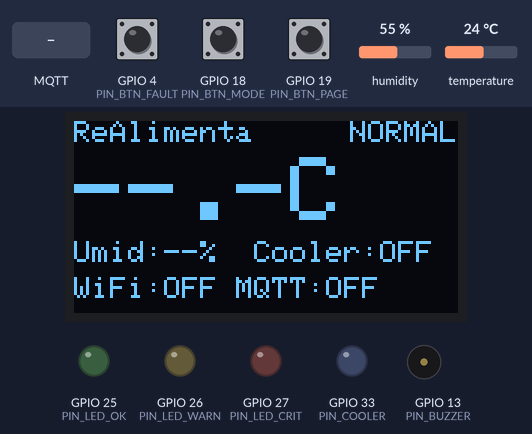
Recording of a sketch running on a simulated ESP32. Parts: 128×64 one-colour display, output pins drawn as LEDs (lit = HIGH), buzzer (waves = sounding). Dashed ring = blinking. Inputs (shaded band) come from the test bench; at power-on: temperature 24 °C, GPIO 4 (PIN_BTN_FAULT) HIGH, GPIO 18 (PIN_BTN_MODE) HIGH, GPIO 19 (PIN_BTN_PAGE) HIGH, humidity 55 %. WiFi joins after 1.5 s; servers stay silent unless stated; no MQTT or app messages arrive unless stated; what the sketch prints to the serial monitor is not drawn.

Above: at 1.2 s.
1.3 s: temperature set to 8.7 °C
At 2.6 s:
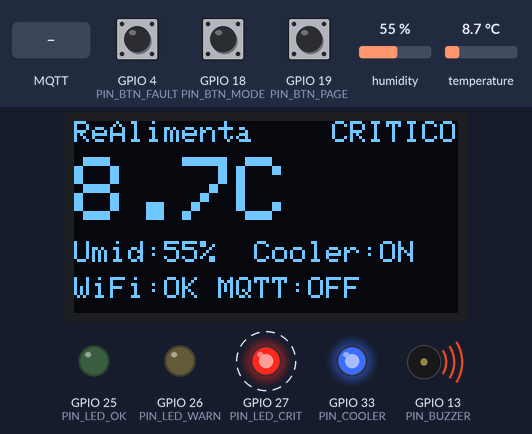
3.9 s: temperature set to 7.1 °C
At 6.1 s:
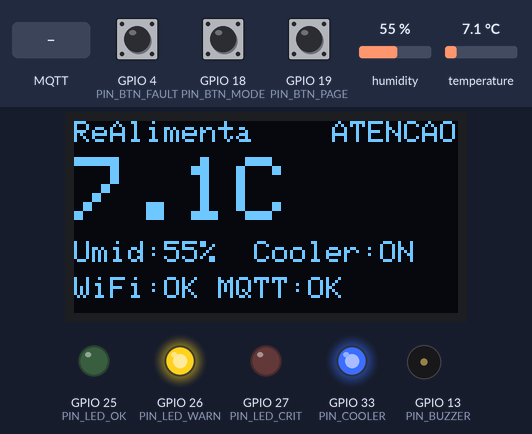
6.5 s: MQTT message "2" arrives on the second subscribed topic
At 7.3 s:
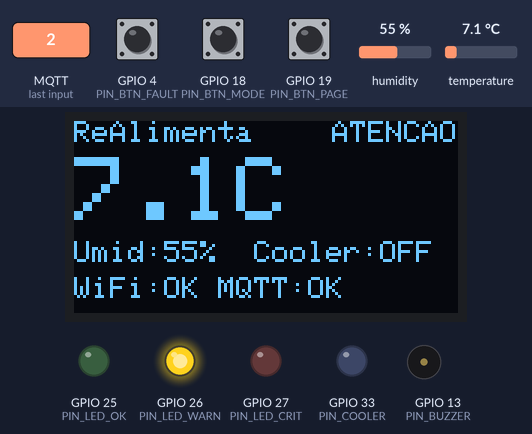
8.0 s: temperature set to 12 °C
At 9.0 s:
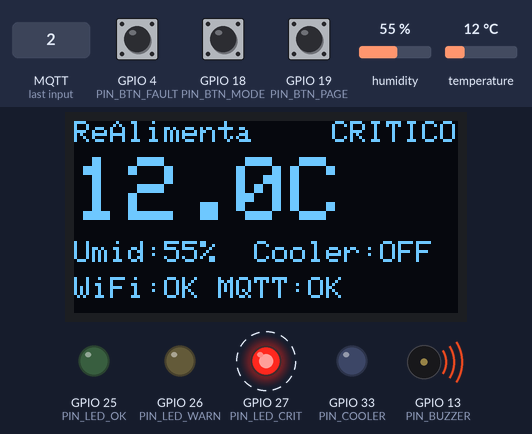
10.3 s: GPIO 4 (PIN_BTN_FAULT) pulled LOW for 0.15 s
At 10.6 s:
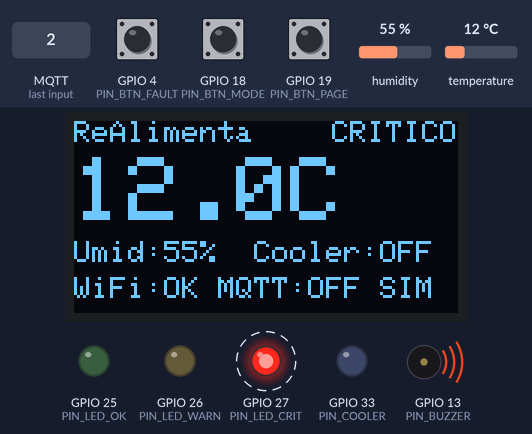
12.7 s: GPIO 18 (PIN_BTN_MODE) pulled LOW for 0.15 s
At 13.8 s:
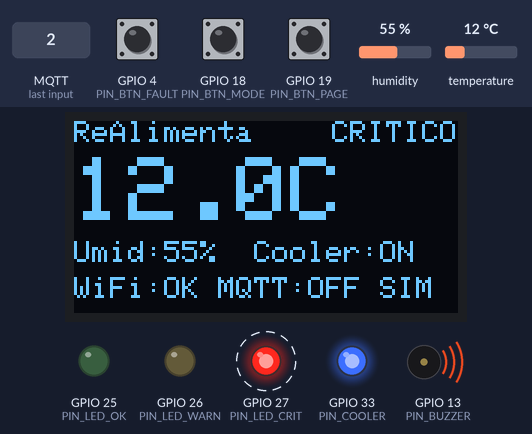
Timing chart, 0 to 16.1 s (numbered marks = the images above; inputs shaded):
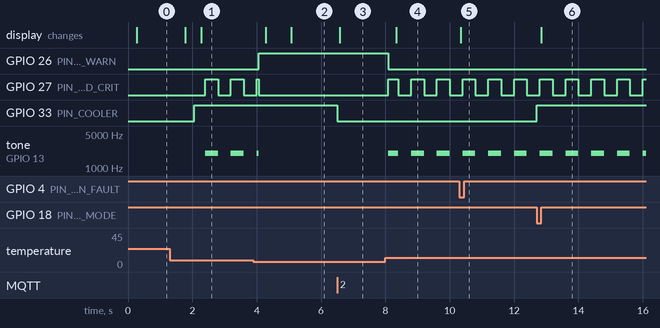

The sketch:

sketch.ino
```cpp
// ReAlimenta - monitor de câmara fria (ESP32 + Wokwi)
// Fluxo: tarefa de amostragem -> fila -> loop() (lógica de borda, display, MQTT). Sem delay().
#include <Arduino.h>
#include <esp_system.h>
#include "config.h"
#include "types.h"
#include "sensor.h"
#include "actuator.h"
#include "buttons.h"
#include "display_ui.h"
#include "connectivity.h"
#include "watchdog.h"

struct WindowStats { float sumT; float sumH; float maxT; uint16_t n; };

static Settings cfg = { SETPOINT_DEFAULT_C, HYSTERESIS_C, WARN_C, CRIT_C, CoolerMode::AUTO };
static ActuatorStatus act = { false, false, TempState::OK };
static Sample lastSample = { 0, 0, 0, 0, false };
static bool hasSample = false;
static WindowStats win = { 0, 0, -1000.0f, 0 };
static uint32_t lastPublishMs = 0, lastDisplayMs = 0, lastPublishOkMs = 0;
static bool everPublished = false;
static const char* resetReason = "?";

static const char* readResetReason() {
  switch (esp_reset_reason()) {
    case ESP_RST_POWERON: return "POWER";
    case ESP_RST_TASK_WDT: return "WDT";
    case ESP_RST_INT_WDT: return "WDT-I";
    case ESP_RST_PANIC: return "PANIC";
    case ESP_RST_BROWNOUT: return "BROWN";
    default: return "OUTRO";
  }
}

static void resetWindow() { win.sumT = 0; win.sumH = 0; win.maxT = -1000.0f; win.n = 0; }

static void onSample(const Sample& s) {
  lastSample = s;
  hasSample = true;
  act = actuatorEvaluate(s, cfg);
  if (s.valid) {
    win.sumT += s.tempC; win.sumH += s.humidity; win.n++;
    if (s.tempC > win.maxT) win.maxT = s.tempC;
  }
  Serial.printf("[SENS] T=%.1fC U=%.1f%% periodo=%.3fms estado=%s cooler=%s\n",
                s.tempC, s.humidity, s.periodUs / 1000.0f, toString(act.state), act.coolerOn ? "ON" : "OFF");
}

// Configuração remota (ThingSpeak, campo do canal de comandos). Valores fora do limite são recusados.
static void onRemoteCommand(const RemoteCommand& c) {
  if (c.type == CommandType::SET_SETPOINT) {
    if (c.value < SETPOINT_MIN_C || c.value > SETPOINT_MAX_C) { Serial.printf("[CMD] setpoint %.1f recusado\n", c.value); return; }
    cfg.setpointC = c.value;
    Serial.printf("[CMD] setpoint = %.1fC\n", c.value);
  } else {
    int m = (int)(c.value + 0.5f);
    if (m < 0 || m > 2) { Serial.printf("[CMD] modo %d recusado\n", m); return; }
    cfg.mode = static_cast<CoolerMode>(m);
    Serial.printf("[CMD] modo = %s\n", toString(cfg.mode));
  }
  act = actuatorReapply(cfg);
}

static void onButton(ButtonEvent ev) {
  switch (ev) {
    case ButtonEvent::MODE:  // AUTO -> LIGADO -> DESLIGADO -> AUTO
      cfg.mode = static_cast<CoolerMode>((static_cast<uint8_t>(cfg.mode) + 1) % 3);
      act = actuatorReapply(cfg);
      Serial.printf("[BTN] modo = %s\n", toString(cfg.mode));
      break;
    case ButtonEvent::PAGE: displayTogglePage(); break;
    case ButtonEvent::FAULT:
      connectivityCycleFault();
      Serial.printf("[BTN] falha simulada = %d\n", (int)connectivityFault());
      break;
  }
}

static void publishWindow(uint32_t now) {
  Telemetry t;
  t.tempAvg = win.n ? win.sumT / win.n : NAN;  // média do período: dado já processado na borda
  t.humAvg = win.n ? win.sumH / win.n : NAN;
  t.tempMax = win.n ? win.maxT : NAN;
  t.coolerOn = act.coolerOn; t.setpointC = cfg.setpointC; t.mode = cfg.mode; t.state = act.state;
  t.rssi = connectivityRssi();
  if (connectivityPublish(t)) { everPublished = true; lastPublishOkMs = now; Serial.println("[MQTT] telemetria enviada"); }
  else Serial.println("[MQTT] offline: envio descartado");
  resetWindow();  // cada envio resume somente o período corrente
}

static void renderUi() {
  UiModel m;
  m.last = lastSample; m.hasSample = hasSample; m.cfg = cfg; m.act = act;
  m.link = connectivityState(); m.fault = connectivityFault();
  m.secondsSincePublish = everPublished ? (int32_t)((millis() - lastPublishOkMs) / 1000) : -1;
  m.resetReason = resetReason;
  displayRender(m);
}

void setup() {
  Serial.begin(115200);
  resetReason = readResetReason();
  Serial.printf("\n[BOOT] ReAlimenta IoT | motivo do reset: %s\n", resetReason);
  wdtBegin();
  displayBegin();
  actuatorBegin();
  buttonsBegin();
  connectivityBegin(onRemoteCommand);
  if (!sensorBegin()) Serial.println("[ERRO] falha ao criar a tarefa do sensor");
}

void loop() {
  uint32_t now = millis();
  wdtFeed();

  Sample s;
  while (sensorReceive(s)) onSample(s);

  ButtonEvent ev;
  while (buttonsPoll(ev)) onButton(ev);

  connectivityLoop(now);

  if (now - lastPublishMs >= PUBLISH_PERIOD_MS) { lastPublishMs = now; publishWindow(now); }

  actuatorTick(now);

  if (now - lastDisplayMs >= DISPLAY_PERIOD_MS) { lastDisplayMs = now; renderUi(); }

#ifdef WDT_TEST_HANG
  if (now > 40000) { Serial.println("[TESTE] travando o loop de propósito..."); while (true) {} }
#endif
}
```

actuator.cpp
```cpp
#include "actuator.h"
#include <esp_arduino_version.h>
#include "config.h"

static ActuatorStatus st = { false, false, TempState::OK };
static bool coolerOn = false;
static uint8_t invalidCount = 0;
static bool haveTemp = false;
static float lastTemp = 0;
static bool buzzerActive = false;
static const uint8_t BUZZER_CH = 0;

static void buzzerInit() {
#if ESP_ARDUINO_VERSION_MAJOR >= 3
  ledcAttach(PIN_BUZZER, 2000, 8);
#else
  ledcSetup(BUZZER_CH, 2000, 8);
  ledcAttachPin(PIN_BUZZER, BUZZER_CH);
#endif
}
static void buzzerSet(bool on) {
  if (on == buzzerActive) return;
  buzzerActive = on;
  uint32_t f = on ? 2000 : 0;
#if ESP_ARDUINO_VERSION_MAJOR >= 3
  ledcWriteTone(PIN_BUZZER, f);
#else
  ledcWriteTone(BUZZER_CH, f);
#endif
}

void actuatorBegin() {
  const uint8_t outs[] = { PIN_LED_OK, PIN_LED_WARN, PIN_LED_CRIT, PIN_COOLER };
  for (uint8_t p : outs) { pinMode(p, OUTPUT); digitalWrite(p, LOW); }
  buzzerInit();
}

static TempState classify(float t, const Settings& c) {
  if (t >= c.critC) return TempState::CRITICAL;
  if (t >= c.warnC) return TempState::ATTENTION;
  return TempState::OK;
}

static ActuatorStatus decide(const Settings& c) {
  switch (c.mode) {
    case CoolerMode::FORCED_ON:  coolerOn = true;  break;
    case CoolerMode::FORCED_OFF: coolerOn = false; break;
    default:  // AUTO
      if (st.state == TempState::SENSOR_FAIL || st.state == TempState::CRITICAL) {
        coolerOn = true;  // falha segura: sem leitura confiável ou temperatura crítica, refrigera
      } else if (haveTemp) {
        if (lastTemp >= c.setpointC + c.hysteresisC) coolerOn = true;
        else if (lastTemp <= c.setpointC - c.hysteresisC) coolerOn = false;
      }
  }
  st.coolerOn = coolerOn;
  st.alarmOn = (st.state == TempState::CRITICAL || st.state == TempState::SENSOR_FAIL);
  digitalWrite(PIN_COOLER, coolerOn);
  digitalWrite(PIN_LED_OK, st.state == TempState::OK);
  digitalWrite(PIN_LED_WARN, st.state == TempState::ATTENTION);
  return st;
}

ActuatorStatus actuatorEvaluate(const Sample& s, const Settings& c) {
  if (s.valid) {
    invalidCount = 0;
    haveTemp = true;
    lastTemp = s.tempC;
    st.state = classify(s.tempC, c);
  } else if (++invalidCount >= SENSOR_FAIL_SAMPLES) {
    invalidCount = SENSOR_FAIL_SAMPLES;
    st.state = TempState::SENSOR_FAIL;
  }
  return decide(c);
}

ActuatorStatus actuatorReapply(const Settings& c) { return decide(c); }

void actuatorTick(uint32_t nowMs) {
  bool phase = st.alarmOn && ((nowMs / ALARM_BLINK_MS) % 2 == 0);
  digitalWrite(PIN_LED_CRIT, phase);
  buzzerSet(phase);
}
```

actuator.h
```cpp
#pragma once
#include "types.h"
void actuatorBegin();
// Lógica de borda: classifica a temperatura e decide o cooler (histerese + falha segura).
ActuatorStatus actuatorEvaluate(const Sample& s, const Settings& cfg);
// Reaplica a decisão quando só os parâmetros mudaram (comando remoto, botão).
ActuatorStatus actuatorReapply(const Settings& cfg);
// Pisca o LED crítico e o buzzer sem bloquear.
void actuatorTick(uint32_t nowMs);
```

buttons.cpp
```cpp
#include "buttons.h"
#include <freertos/FreeRTOS.h>
#include <freertos/queue.h>
#include "config.h"

struct ButtonCfg {
  uint8_t pin;
  ButtonEvent ev;
  volatile uint32_t lastMs;
};
static ButtonCfg buttons[] = {
  { PIN_BTN_MODE, ButtonEvent::MODE, 0 },
  { PIN_BTN_PAGE, ButtonEvent::PAGE, 0 },
  { PIN_BTN_FAULT, ButtonEvent::FAULT, 0 },
};
static QueueHandle_t evQueue = nullptr;

// ISR: descarta bordas que chegam antes de DEBOUNCE_MS do último evento aceito
static void IRAM_ATTR onButton(void* arg) {
  ButtonCfg* b = static_cast<ButtonCfg*>(arg);
  uint32_t now = millis();
  if (now - b->lastMs < DEBOUNCE_MS) return;
  b->lastMs = now;
  BaseType_t woken = pdFALSE;
  xQueueSendFromISR(evQueue, &b->ev, &woken);
  if (woken) portYIELD_FROM_ISR();
}

void buttonsBegin() {
  evQueue = xQueueCreate(8, sizeof(ButtonEvent));
  for (ButtonCfg& b : buttons) {
    pinMode(b.pin, INPUT_PULLUP);
    attachInterruptArg(b.pin, onButton, &b, FALLING);
  }
}

bool buttonsPoll(ButtonEvent& ev) {
  return evQueue && xQueueReceive(evQueue, &ev, 0) == pdTRUE;
}
```

buttons.h
```cpp
#pragma once
#include "types.h"
// Botões com interrupção (FALLING) + debounce por tempo dentro da ISR.
void buttonsBegin();
bool buttonsPoll(ButtonEvent& ev);  // não bloqueia
```

connectivity.cpp
```cpp
#include "connectivity.h"
#include <WiFi.h>
#include <PubSubClient.h>
#include "config.h"
#if __has_include("secrets.h")
#include "secrets.h"
#else
#error "Copie include/secrets.example.h para include/secrets.h e preencha as credenciais."
#endif

static WiFiClient netClient;
static PubSubClient mqtt(netClient);
static LinkState link = LinkState::WIFI_DOWN;
static FaultSim fault = FaultSim::NONE;
static CommandHandler handler = nullptr;
static uint32_t lastWifiTry = 0, lastMqttTry = 0;
static bool wifiStarted = false;
static char topicPublish[64], topicSetpoint[80], topicMode[80];

// Recepção de configuração: ThingSpeak entrega o valor do campo como texto puro.
static void onMessage(char* topic, byte* payload, unsigned int len) {
  char buf[16];
  if (len == 0 || len >= sizeof(buf)) return;
  memcpy(buf, payload, len);
  buf[len] = 0;
  char* end = nullptr;
  float v = strtof(buf, &end);
  if (end == buf || !handler) return;
  RemoteCommand c;
  if (strcmp(topic, topicSetpoint) == 0) c.type = CommandType::SET_SETPOINT;
  else if (strcmp(topic, topicMode) == 0) c.type = CommandType::SET_MODE;
  else return;
  c.value = v;
  handler(c);
}

void connectivityBegin(CommandHandler h) {
  handler = h;
  snprintf(topicPublish, sizeof(topicPublish), "channels/%s/publish", TS_CH_TELEMETRY);
  snprintf(topicSetpoint, sizeof(topicSetpoint), "channels/%s/subscribe/fields/field1", TS_CH_COMMANDS);
  snprintf(topicMode, sizeof(topicMode), "channels/%s/subscribe/fields/field2", TS_CH_COMMANDS);
  WiFi.mode(WIFI_STA);
  WiFi.setAutoReconnect(false);  // a reconexão é controlada pela máquina de estados
  mqtt.setServer(MQTT_HOST, MQTT_PORT);
  mqtt.setCallback(onMessage);
  mqtt.setSocketTimeout(3);  // limita o bloqueio do connect() (watchdog = 10 s)
  mqtt.setKeepAlive(30);
}

void connectivityLoop(uint32_t now) {
  if (fault == FaultSim::WIFI_BLOCKED) {  // falha simulada: derruba o WiFi e não reconecta
    if (mqtt.connected()) mqtt.disconnect();
    if (wifiStarted) { WiFi.disconnect(); wifiStarted = false; }
    link = LinkState::WIFI_DOWN;
    return;
  }
  if (WiFi.status() != WL_CONNECTED) {
    link = LinkState::WIFI_DOWN;
    if (!wifiStarted || now - lastWifiTry >= WIFI_RETRY_MS) {
      lastWifiTry = now;
      wifiStarted = true;
      WiFi.begin(WIFI_SSID, WIFI_PASS, WIFI_CHANNEL);  // retorna na hora; o status muda depois
    }
    return;
  }
  if (fault == FaultSim::MQTT_BLOCKED) {  // falha simulada: WiFi ok, broker inacessível
    if (mqtt.connected()) mqtt.disconnect();
    link = LinkState::MQTT_DOWN;
    return;
  }
  if (!mqtt.connected()) {
    link = LinkState::MQTT_DOWN;
    if (now - lastMqttTry >= MQTT_RETRY_MS) {
      lastMqttTry = now;
      if (mqtt.connect(MQTT_CLIENT_ID, MQTT_USER, MQTT_PASS)) {
        mqtt.subscribe(topicSetpoint);
        mqtt.subscribe(topicMode);
        link = LinkState::ONLINE;
      }
    }
    return;
  }
  mqtt.loop();
  link = mqtt.connected() ? LinkState::ONLINE : LinkState::MQTT_DOWN;
}

LinkState connectivityState() { return link; }
FaultSim connectivityFault() { return fault; }
int connectivityRssi() { return WiFi.status() == WL_CONNECTED ? WiFi.RSSI() : 0; }

void connectivityCycleFault() {
  fault = fault == FaultSim::NONE ? FaultSim::MQTT_BLOCKED
        : fault == FaultSim::MQTT_BLOCKED ? FaultSim::WIFI_BLOCKED : FaultSim::NONE;
  lastWifiTry = 0;
  lastMqttTry = 0;
}

// field1 temp média | field2 umidade média | field3 cooler | field4 setpoint | field5 modo
// field6 estado | field7 temp máxima | field8 RSSI
bool connectivityPublish(const Telemetry& t) {
  if (link != LinkState::ONLINE) return false;
  char p[200];
  int n = 0;
  if (!isnan(t.tempAvg)) n += snprintf(p + n, sizeof(p) - n, "field1=%.2f&", t.tempAvg);
  if (!isnan(t.humAvg)) n += snprintf(p + n, sizeof(p) - n, "field2=%.1f&", t.humAvg);
  n += snprintf(p + n, sizeof(p) - n, "field3=%d&field4=%.1f&field5=%d&field6=%d&", t.coolerOn ? 1 : 0, t.setpointC, (int)t.mode, (int)t.state);
  if (!isnan(t.tempMax)) n += snprintf(p + n, sizeof(p) - n, "field7=%.2f&", t.tempMax);
  snprintf(p + n, sizeof(p) - n, "field8=%d&status=MQTTPUBLISH", t.rssi);
  return mqtt.publish(topicPublish, p);
}
```

connectivity.h
```cpp
#pragma once
#include "types.h"
using CommandHandler = void (*)(const RemoteCommand&);

void connectivityBegin(CommandHandler handler);
void connectivityLoop(uint32_t nowMs);          // máquina de estados não bloqueante (WiFi -> MQTT -> online)
LinkState connectivityState();
bool connectivityPublish(const Telemetry& t);   // ThingSpeak: channels/<id>/publish
void connectivityCycleFault();                  // NONE -> MQTT_BLOCKED -> WIFI_BLOCKED -> NONE
FaultSim connectivityFault();
int connectivityRssi();
```

display_ui.cpp
```cpp
#include "display_ui.h"
#include <Wire.h>
#include <Adafruit_GFX.h>
#include <Adafruit_SSD1306.h>
#include "config.h"

static Adafruit_SSD1306 oled(OLED_WIDTH, OLED_HEIGHT, &Wire, -1);
static uint8_t page = 0;
static bool ready = false;

bool displayBegin() {
  Wire.begin(PIN_I2C_SDA, PIN_I2C_SCL);
  ready = oled.begin(SSD1306_SWITCHCAPVCC, OLED_ADDR);
  if (ready) {
    oled.setTextColor(SSD1306_WHITE);
    oled.clearDisplay();
    oled.setCursor(0, 0);
    oled.print("ReAlimenta - iniciando");
    oled.display();
  }
  return ready;
}

void displayTogglePage() { page = (page + 1) % 2; }

static void line(int y, const char* text) { oled.setCursor(0, y); oled.print(text); }

static void drawMain(const UiModel& m) {
  char buf[32];
  oled.setTextSize(1);
  line(0, "ReAlimenta");
  const char* st = toString(m.act.state);
  oled.setCursor(OLED_WIDTH - 6 * strlen(st), 0);
  oled.print(st);

  oled.setTextSize(3);  // valor atual da medida
  if (m.hasSample && m.last.valid) snprintf(buf, sizeof(buf), "%.1fC", m.last.tempC);
  else snprintf(buf, sizeof(buf), "--.-C");
  line(12, buf);

  oled.setTextSize(1);
  if (m.hasSample && m.last.valid) snprintf(buf, sizeof(buf), "Umid:%.0f%%  Cooler:%s", m.last.humidity, m.act.coolerOn ? "ON" : "OFF");
  else snprintf(buf, sizeof(buf), "Umid:--%%  Cooler:%s", m.act.coolerOn ? "ON" : "OFF");
  line(40, buf);

  // status de conexão
  snprintf(buf, sizeof(buf), "WiFi:%s MQTT:%s%s",
           m.link == LinkState::WIFI_DOWN ? "OFF" : "OK",
           m.link == LinkState::ONLINE ? "OK" : "OFF",
           m.fault != FaultSim::NONE ? " SIM" : "");
  line(52, buf);
}

static void drawSettings(const UiModel& m) {
  char buf[32];
  oled.setTextSize(1);
  line(0, "CONFIGURACAO");
  snprintf(buf, sizeof(buf), "Setpoint: %.1fC", m.cfg.setpointC);   line(11, buf);
  snprintf(buf, sizeof(buf), "Histerese: %.1fC", m.cfg.hysteresisC); line(21, buf);
  snprintf(buf, sizeof(buf), "Modo: %s", toString(m.cfg.mode));       line(31, buf);
  snprintf(buf, sizeof(buf), "Alerta>%.0f Crit>%.0f", m.cfg.warnC, m.cfg.critC); line(41, buf);
  if (m.secondsSincePublish >= 0) snprintf(buf, sizeof(buf), "Envio:%lds Rst:%s", (long)m.secondsSincePublish, m.resetReason);
  else snprintf(buf, sizeof(buf), "Envio:-- Rst:%s", m.resetReason);
  line(52, buf);
}

void displayRender(const UiModel& m) {
  if (!ready) return;
  oled.clearDisplay();
  if (page == 0) drawMain(m); else drawSettings(m);
  oled.display();
}
```

display_ui.h
```cpp
#pragma once
#include "types.h"
bool displayBegin();
void displayTogglePage();
void displayRender(const UiModel& m);  // página 0: medição e status; página 1: configuração
```

secrets.h
```cpp
#pragma once
// Copie este arquivo para include/secrets.h e preencha. NÃO versione o secrets.h.
// No Wokwi a rede WiFi é "Wokwi-GUEST" (sem senha).
#define WIFI_SSID        "Wokwi-GUEST"
#define WIFI_PASS        ""
#define WIFI_CHANNEL     6

// ThingSpeak > Devices > MQTT > Add a new device (autorize os 2 canais abaixo)
#define MQTT_HOST        "mqtt3.thingspeak.com"
#define MQTT_PORT        1883
#define MQTT_CLIENT_ID   "COLE_O_CLIENT_ID"
#define MQTT_USER        "COLE_O_USERNAME"
#define MQTT_PASS        "COLE_A_SENHA"

// IDs numéricos dos canais (aparecem na página de cada canal)
#define TS_CH_TELEMETRY  "0000000"   // dispositivo -> nuvem (fields 1 a 8)
#define TS_CH_COMMANDS   "0000000"   // dashboard -> dispositivo (field1 = setpoint, field2 = modo)
```

sensor.h
```cpp
#pragma once
#include "types.h"
// Cria a tarefa de amostragem periódica (vTaskDelayUntil => período sem deriva).
bool sensorBegin();
// Retira uma amostra da fila sem bloquear. Retorna false se não houver nenhuma.
bool sensorReceive(Sample& out);
```

watchdog.cpp
```cpp
#include "watchdog.h"
#include <esp_task_wdt.h>
#include <esp_idf_version.h>
#include "config.h"

void wdtBegin() {
#if ESP_IDF_VERSION_MAJOR >= 5
  esp_task_wdt_config_t c;
  c.timeout_ms = WDT_TIMEOUT_S * 1000;
  c.idle_core_mask = 0;
  c.trigger_panic = true;
  if (esp_task_wdt_init(&c) == ESP_ERR_INVALID_STATE) esp_task_wdt_reconfigure(&c);
#else
  esp_task_wdt_init(WDT_TIMEOUT_S, true);  // true = reinicia o chip ao estourar
#endif
  esp_task_wdt_add(NULL);  // tarefa loop()
}
void wdtSubscribeCurrentTask() { esp_task_wdt_add(NULL); }
void wdtFeed() { esp_task_wdt_reset(); }
```

watchdog.h
```cpp
#pragma once
void wdtBegin();                  // configura o watchdog de tarefas e inscreve a tarefa loop()
void wdtSubscribeCurrentTask();   // inscreve a tarefa que chamar
void wdtFeed();                   // "alimenta" o watchdog
```

Source omitted: sensor.cpp (1555 bytes), types.h (1964 bytes), config.h (1947 bytes)

Measured:
- the behaviour switches between 8 and 7.9 °C on temperature (found by bisection; images 1 and 2)
- after the input at 3.9 s, GPIO 26 (PIN_LED_WARN): LOW → HIGH after 0.16 s; the display: first changes after 0.38 s (image 2 shows a later state)
- after the input at 6.5 s, GPIO 33 (PIN_COOLER): HIGH → LOW at once; the display: changes after 0.08 s (image 3)
- after the input at 8.0 s, GPIO 26 (PIN_LED_WARN): HIGH → LOW after 0.09 s; GPIO 27 (PIN_LED_CRIT): alternates HIGH for 0.40 s and LOW for 0.40 s, starting after 0.09 s; tone on GPIO 13 (PIN_BUZZER): alternates 2000 Hz for 0.40 s and silent for 0.40 s, starting after 0.09 s; the display: changes after 0.34 s (image 4)
- after the input at 10.3 s, the display: changes at once (image 5)
- after the input at 12.7 s, GPIO 33 (PIN_COOLER): LOW → HIGH at once; the display: changes after 0.14 s (image 6)
